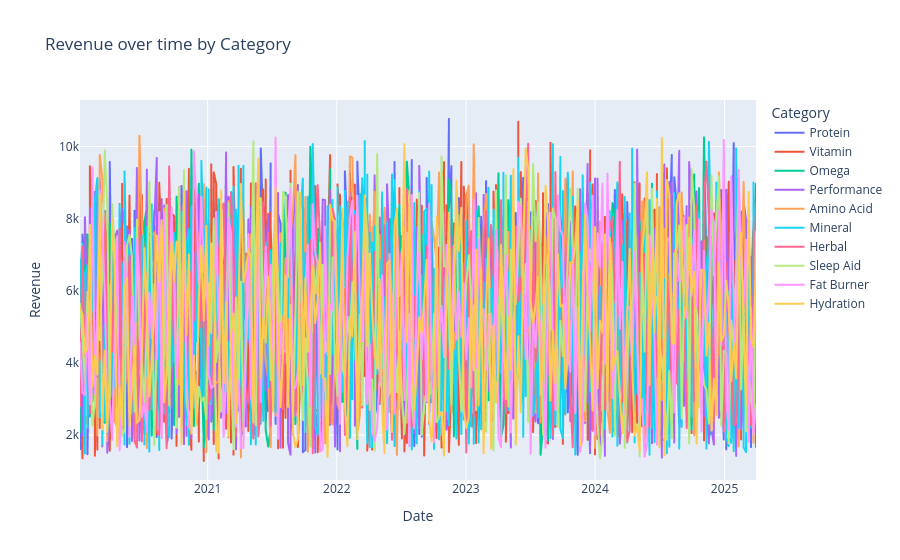

The notebook cell this image was saved under:
### Code cell
fig = px.line(data, x="Date", y="Revenue", color="Category", title="Revenue over time by Category")
fig.show()

### Figure 1 — Plotly figure (JSON) as saved in the notebook; plotly's stock layout.template omitted (floating-point values rounded to 4 significant figures; data arrays with more than 128 entries replaced by an {"elided": "..."} marker saying what was removed)
{"data": [{"hovertemplate": "Category=Protein<br>Date=%{x}<br>Revenue=%{y}<extra></extra>", "legendgroup": "Protein", "line": {"color": "#636efa", "dash": "solid"}, "marker": {"symbol": "circle"}, "mode": "lines", "name": "Protein", "showlegend": true, "type": "scattergl", "x": {"elided": "548 str values"}, "xaxis": "x", "y": {"elided": "548 float values"}, "yaxis": "y"}, {"hovertemplate": "Category=Vitamin<br>Date=%{x}<br>Revenue=%{y}<extra></extra>", "legendgroup": "Vitamin", "line": {"color": "#EF553B", "dash": "solid"}, "marker": {"symbol": "circle"}, "mode": "lines", "name": "Vitamin", "showlegend": true, "type": "scattergl", "x": {"elided": "822 str values"}, "xaxis": "x", "y": {"elided": "822 float values"}, "yaxis": "y"}, {"hovertemplate": "Category=Omega<br>Date=%{x}<br>Revenue=%{y}<extra></extra>", "legendgroup": "Omega", "line": {"color": "#00cc96", "dash": "solid"}, "marker": {"symbol": "circle"}, "mode": "lines", "name": "Omega", "showlegend": true, "type": "scattergl", "x": {"elided": "274 str values"}, "xaxis": "x", "y": {"elided": "274 float values"}, "yaxis": "y"}, {"hovertemplate": "Category=Performance<br>Date=%{x}<br>Revenue=%{y}<extra></extra>", "legendgroup": "Performance", "line": {"color": "#ab63fa", "dash": "solid"}, "marker": {"symbol": "circle"}, "mode": "lines", "name": "Performance", "showlegend": true, "type": "scattergl", "x": {"elided": "548 str values"}, "xaxis": "x", "y": {"elided": "548 float values"}, "yaxis": "y"}, {"hovertemplate": "Category=Amino Acid<br>Date=%{x}<br>Revenue=%{y}<extra></extra>", "legendgroup": "Amino Acid", "line": {"color": "#FFA15A", "dash": "solid"}, "marker": {"symbol": "circle"}, "mode": "lines", "name": "Amino Acid", "showlegend": true, "type": "scattergl", "x": {"elided": "274 str values"}, "xaxis": "x", "y": {"elided": "274 float values"}, "yaxis": "y"}, {"hovertemplate": "Category=Mineral<br>Date=%{x}<br>Revenue=%{y}<extra></extra>", "legendgroup": "Mineral", "line": {"color": "#19d3f3", "dash": "solid"}, "marker": {"symbol": "circle"}, "mode": "lines", "name": "Mineral", "showlegend": true, "type": "scattergl", "x": {"elided": "822 str values"}, "xaxis": "x", "y": {"elided": "822 float values"}, "yaxis": "y"}, {"hovertemplate": "Category=Herbal<br>Date=%{x}<br>Revenue=%{y}<extra></extra>", "legendgroup": "Herbal", "line": {"color": "#FF6692", "dash": "solid"}, "marker": {"symbol": "circle"}, "mode": "lines", "name": "Herbal", "showlegend": true, "type": "scattergl", "x": {"elided": "274 str values"}, "xaxis": "x", "y": {"elided": "274 float values"}, "yaxis": "y"}, {"hovertemplate": "Category=Sleep Aid<br>Date=%{x}<br>Revenue=%{y}<extra></extra>", "legendgroup": "Sleep Aid", "line": {"color": "#B6E880", "dash": "solid"}, "marker": {"symbol": "circle"}, "mode": "lines", "name": "Sleep Aid", "showlegend": true, "type": "scattergl", "x": {"elided": "274 str values"}, "xaxis": "x", "y": {"elided": "274 float values"}, "yaxis": "y"}, {"hovertemplate": "Category=Fat Burner<br>Date=%{x}<br>Revenue=%{y}<extra></extra>", "legendgroup": "Fat Burner", "line": {"color": "#FF97FF", "dash": "solid"}, "marker": {"symbol": "circle"}, "mode": "lines", "name": "Fat Burner", "showlegend": true, "type": "scattergl", "x": {"elided": "274 str values"}, "xaxis": "x", "y": {"elided": "274 float values"}, "yaxis": "y"}, {"hovertemplate": "Category=Hydration<br>Date=%{x}<br>Revenue=%{y}<extra></extra>", "legendgroup": "Hydration", "line": {"color": "#FECB52", "dash": "solid"}, "marker": {"symbol": "circle"}, "mode": "lines", "name": "Hydration", "showlegend": true, "type": "scattergl", "x": {"elided": "274 str values"}, "xaxis": "x", "y": {"elided": "274 float values"}, "yaxis": "y"}], "layout": {"legend": {"title": {"text": "Category"}, "tracegroupgap": 0}, "title": {"text": "Revenue over time by Category"}, "xaxis": {"anchor": "y", "domain": [0, 1], "title": {"text": "Date"}}, "yaxis": {"anchor": "x", "domain": [0, 1], "title": {"text": "Revenue"}}}}
